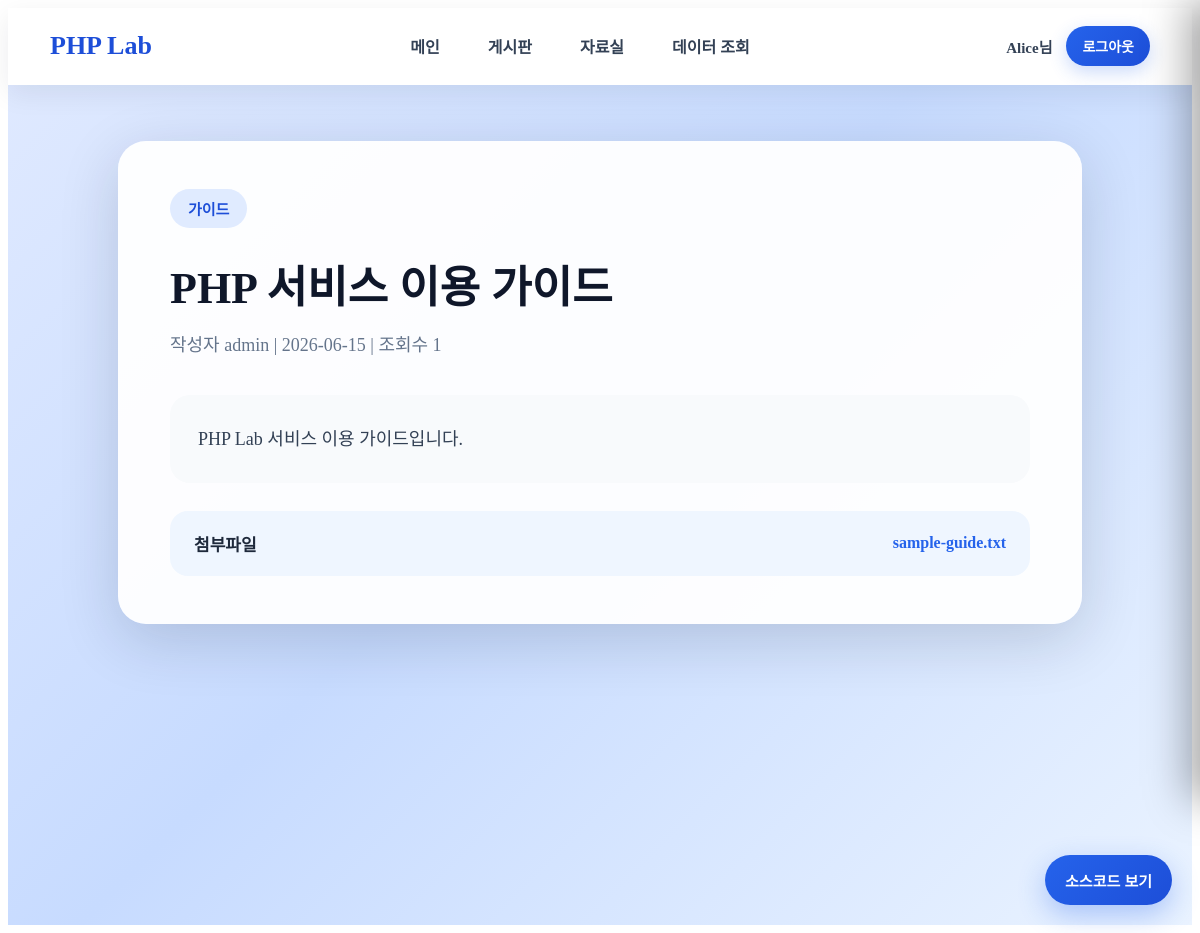
/library_view.php?id=1 (signed in), run on the app's committed database.
### tables this page shows
CREATE TABLE library_posts (
    id INT AUTO_INCREMENT PRIMARY KEY,
    category VARCHAR(100) NOT NULL,
    title VARCHAR(255) NOT NULL,
    author VARCHAR(100) NOT NULL,
    content TEXT NOT NULL,
    file_name VARCHAR(255) NOT NULL,
    views INT NOT NULL DEFAULT 0,
    created_at DATETIME NOT NULL DEFAULT CURRENT_TIMESTAMP
) DEFAULT CHARSET=utf8mb4 COLLATE=utf8mb4_unicode_ci;

### src/library_view.php (the view, shortened to what this page needs)
<?php
require_once "layout.php";
$id = intval($_GET["id"] ?? 0);
$db = get_db();
$stmt = $db->prepare("SELECT * FROM library_posts WHERE id = :id");
$stmt->execute(["id" => $id]);
$post = $stmt->fetch();
?>
<div class="modern-page-wrapper">
    <section class="modern-page-card narrow-card">
        <div class="hero-badge"><?= htmlspecialchars($post["category"]) ?></div>
        <h1><?= htmlspecialchars($post["title"]) ?></h1>
        <p class="page-subtitle">
            작성자 <?= htmlspecialchars($post["author"]) ?> |
            <?= htmlspecialchars(substr($post["created_at"], 0, 10)) ?> |
            조회수 <?= htmlspecialchars($post["views"] + 1) ?>
        </p>
        <div class="modern-viewer">
            <?= htmlspecialchars($post["content"]) ?>
        </div>
        <div class="modern-attach-box">
            <strong>첨부파일</strong>
            <a href="/labs/php/download.php?fileName=<?= urlencode($post["file_name"]) ?>">
                <?= htmlspecialchars($post["file_name"]) ?>
            </a>
        </div>
    </section>
</div>

### src/style.css (style rules this page uses)
.hero-badge { display: inline-block; padding: 9px 18px; border-radius: 999px; background: #e0ebff; color: #1d4ed8; font-size: 15px; font-weight: 700; margin-bottom: 24px; }
.modern-page-wrapper { min-height: calc(100vh - 72px); display: flex; justify-content: center; align-items: flex-start; padding: 56px 36px; background: linear-gradient(135deg, #dfe9ff 0%, #c7dbff 45%, #eaf3ff 100%); }
.modern-page-card { width: 100%; max-width: 1180px; background: rgba(255,255,255,0.95); border-radius: 28px; padding: 48px 52px; box-shadow: 0 16px 60px rgba(15,23,42,0.16); }
.narrow-card { max-width: 860px; }
.modern-page-card h1 { margin: 0; font-size: 44px; font-weight: 900; color: #0f172a; }
.modern-page-card p, .page-subtitle { margin-top: 14px; font-size: 18px; line-height: 1.7; color: #64748b; }
.modern-viewer { margin-top: 34px; padding: 28px; border-radius: 20px; background: #f8fafc; font-size: 18px; line-height: 1.8; color: #334155; }
.modern-attach-box { margin-top: 28px; padding: 20px 24px; border-radius: 18px; background: #eff6ff; display: flex; justify-content: space-between; align-items: center; }
.modern-attach-box strong { font-size: 17px; color: #1e293b; }
.modern-attach-box a { color: #2563eb; font-weight: 800; text-decoration: none; }

### data on the page
library_posts: category "가이드", title "PHP 서비스 이용 가이드", author "admin", created_at "2026-06-15", $post["views"] + 1 "1", content "PHP Lab 서비스 이용 가이드입니다.", file_name "sample-guide.txt"

### other printed values
$userName "Alice"
